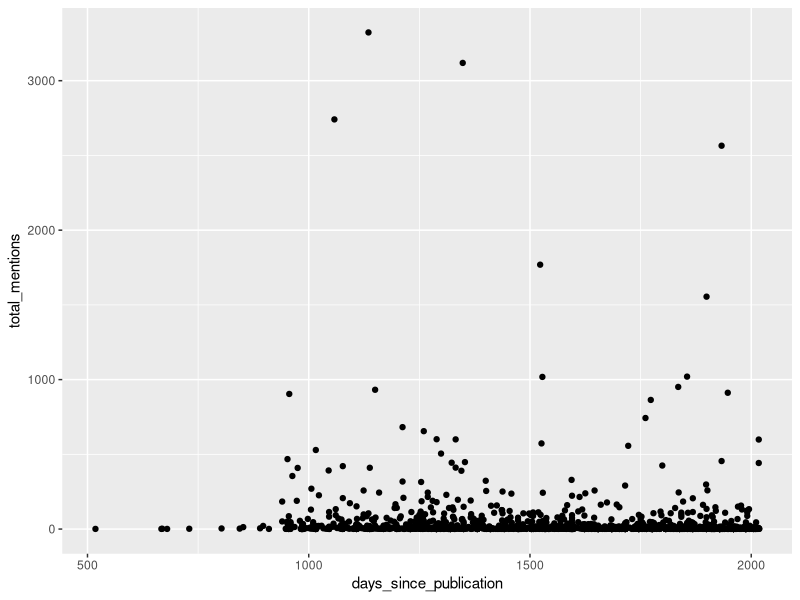

R code for this plot:
## ---- chunk 1
library(tidyverse)
library(lubridate)
articles <- read_csv("data/master.csv")
## ---- chunk 2
articles_since_publication <- mutate(
  filter(articles, print_publication_date > "2013-01-01"), 
  days_since_publication = ymd("2018-07-13")-as_date(print_publication_date) 
)

ggplot(data = articles_since_publication) +
  geom_point(mapping = aes(x = days_since_publication, y = total_mentions))


